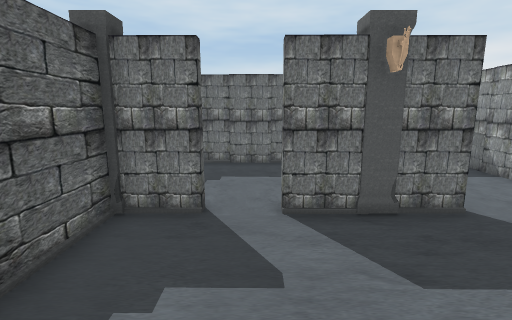
view 1 (above)

18 first-person views from a walk through a 3-D level made in the Unity game engine. The camera is 1.4 m above the floor, tilts 10° down and sees 85° across. Doors are open. The floor is counted in squares, 0.73 m on a side. Each view is taken from the middle of a square. On the plan, view 1 faces up. The plan holds only what a view shows up to about 16 squares ahead; the rest is blank. The place goes on beyond the plan. Flat ground stands in for the terrain. The player is left out. Some animated figures are not drawn. Some surface patterns are stand-ins.

view 2
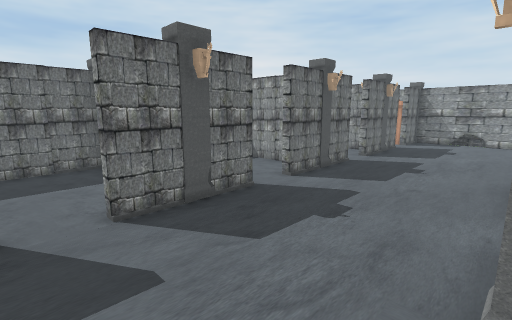

view 3
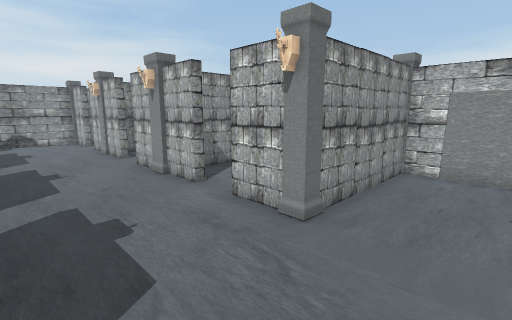

view 4
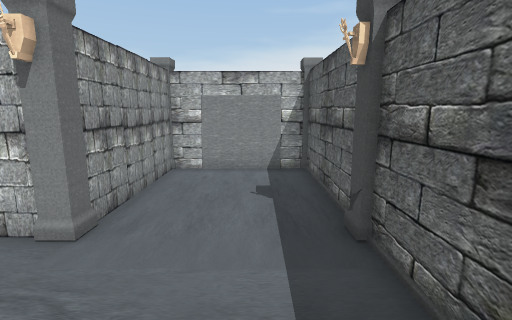

view 5
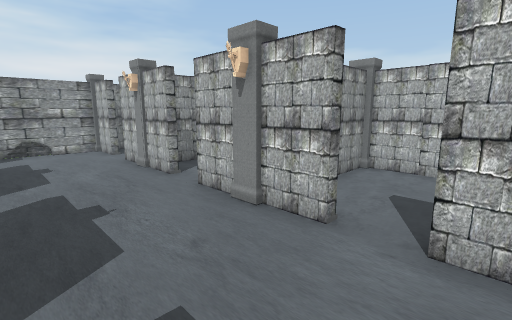

view 6
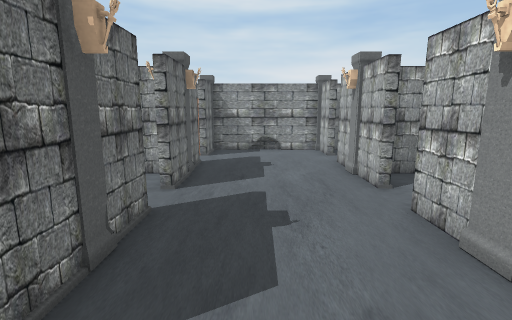

view 7
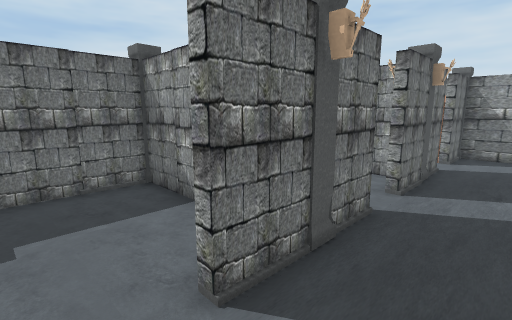

view 8
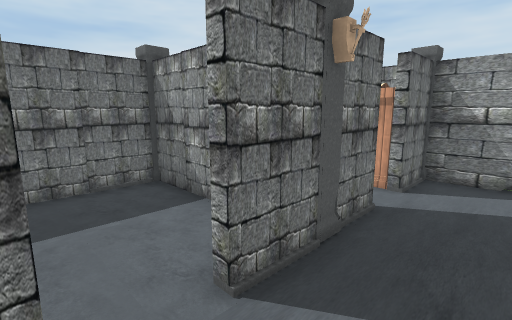

view 9
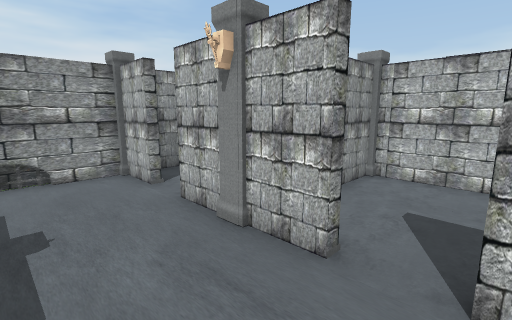

view 10
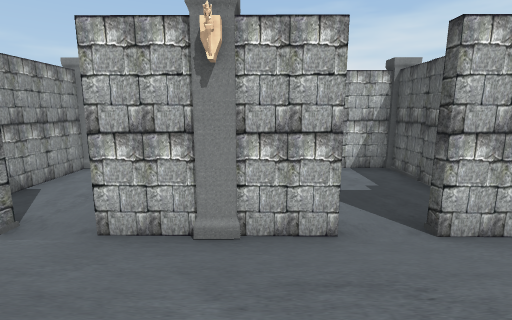

view 11
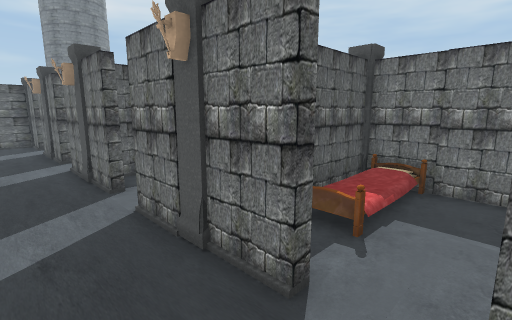

view 12
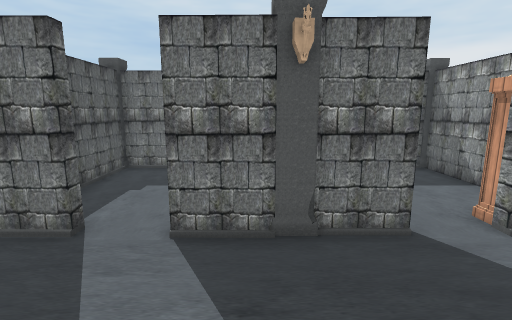

view 13
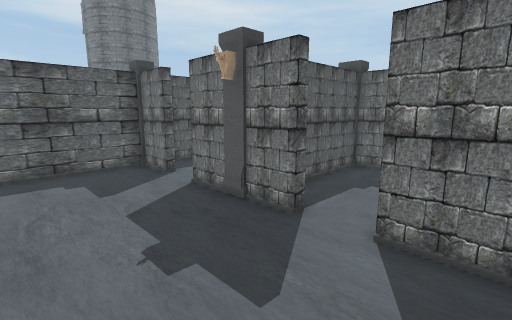

view 14
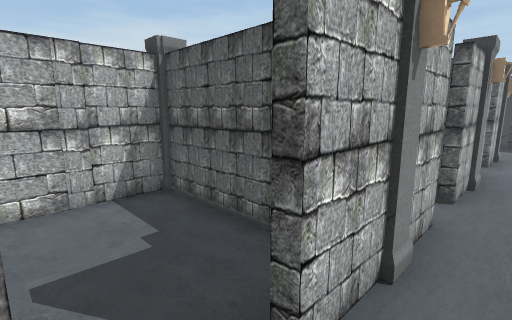

view 15
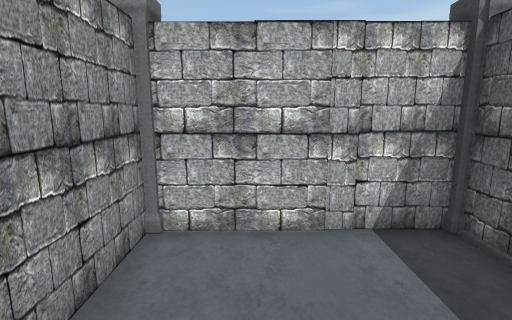

view 16
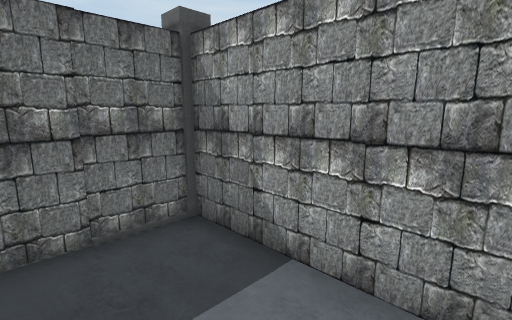

view 17
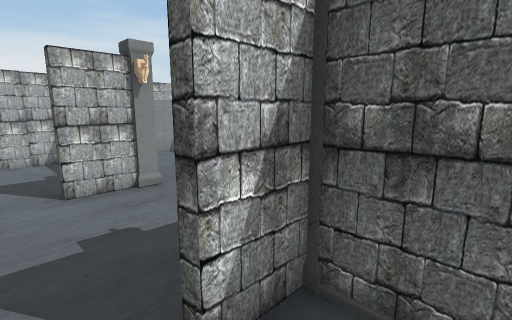

view 18
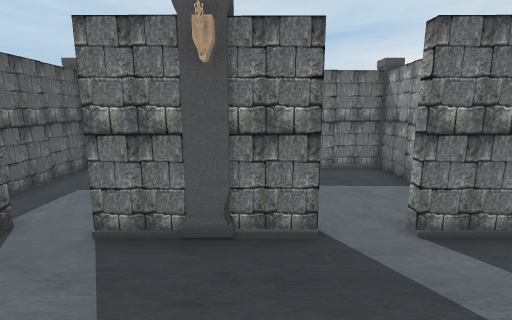

### Floor plan
Key: @ floor where view 1 was taken; # wall or solid block; . floor; D open door; P pillar; C cabinet; B bed; O other object.
Columns run from 3 left of view 1 to 18 right of it. Each row starts with its distance up from view 1.
 11  #########P#####P####P
 10 P....OP...P.....PB...#
  9 #....#....#.....#O...#
  8 #....#....#.....#O...#
  7 #....#....#.....#O...#
  6 #....#....#.....#..CC#
  5 P#DD#PPDD#PPDDOPP#DD#P
  4 #....................#
  3 #....................#
  2 #....................#
  1 #....................#
  0 #..@.P#DD#P##D##P#DD#P
 -1 #....# ...#.....#....#
 -2 #....# ...#.....#....#
 -3 #....#....#.....#....#
 -4 #....#....#.....#....#
 -5 #.###P....PP....P....P
 -6 ###     #############

Where each view was taken, in squares from view 1:
view 1: 0 up, 0 right, facing up
view 2: 0 up, 1 left, facing up-right
view 3: 4 up, 1 left, facing down-right
view 4: 4 up, 1 left, facing down
view 5: 4 up, 3 right, facing down-right
view 6: 3 up, 4 right, facing right
view 7: 3 up, 4 right, facing up-right
view 8: 3 up, 9 right, facing up-right
view 9: 3 up, 9 right, facing down-right
view 10: 4 up, 12 right, facing down
view 11: 3 up, 16 right, facing up-left
view 12: 1 up, 12 right, facing up
view 13: 1 up, 7 right, facing up-left
view 14: 1 up, 16 right, facing down-left
view 15: 1 down, 16 right, facing down
view 16: 6 up, 15 right, facing up-right
view 17: 7 up, 5 right, facing down-left
view 18: 1 up, 3 right, facing up
